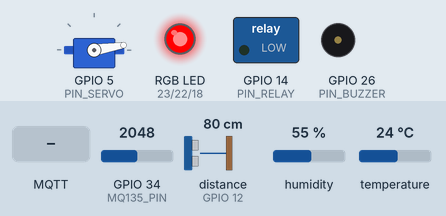
Recording of a sketch running on a simulated ESP32. Shown: servo, switched loads named in the sketch (green lamp = pin HIGH), an RGB LED mixed from three pins (HIGH = lit), buzzer (waves = sounding, pin HIGH). Wiring (inferred from the names in the program): ultrasonic range finder: trigger GPIO 13; echo GPIO 12. The inputs (shaded band) are chosen by the test bench; at power-on: GPIO 34 (MQ135_PIN) = 2048, humidity 55 %, distance to the obstacle (sensor on GPIO 12) 80 cm, temperature 24 °C. The echo pulse lasts 58.3 µs per cm; WiFi joins after 1.5 s; servers stay silent unless stated; no MQTT or app messages arrive unless stated; pins used as bus, display or sensor lines are not drawn.

Above: at 1.8 s.
1.9 s: GPIO 34 (MQ135_PIN) set to 1050
3.6 s: GPIO 34 (MQ135_PIN) set to 969
At 5.2 s:
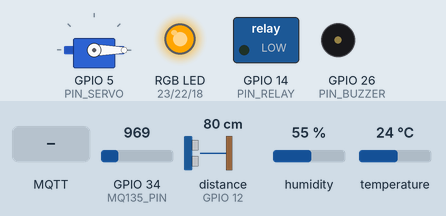
5.7 s: MQTT message "TRUE" arrives on the first subscribed topic
At 7.1 s:
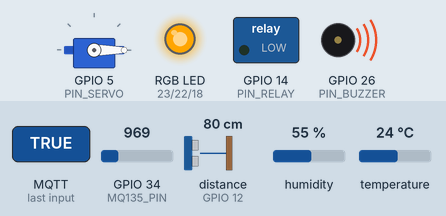
7.7 s: humidity set to 69 %
9.5 s: humidity set to 72 %
At 10.9 s:
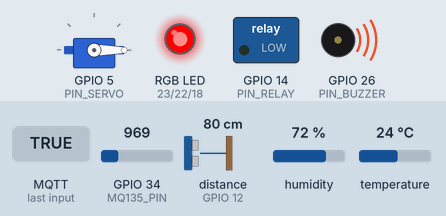
11.9 s: GPIO 34 (MQ135_PIN) set to 636
13.7 s: GPIO 34 (MQ135_PIN) set to 565
At 17.4 s:
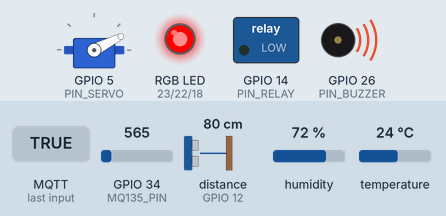
Timing chart, 0 to 22.2 s (numbered marks = the images above; inputs shaded):
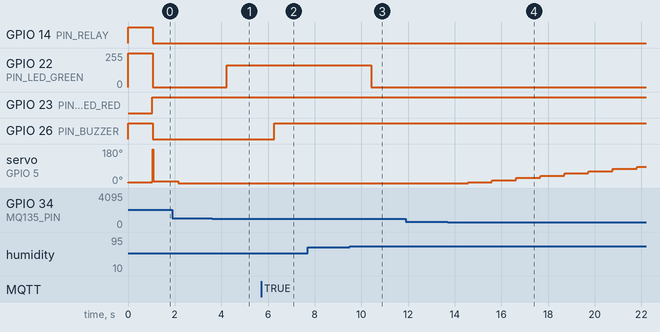

Measured:
- the behaviour switches between 1001 and 1000 on GPIO 34 (MQ135_PIN) (found by bisection; images 0 and 1)
- the behaviour switches between 70 and 71 % on humidity (found by bisection; images 2 and 3)
- the behaviour switches between 601 and 600 on GPIO 34 (MQ135_PIN) (found by bisection; images 3 and 4)
- after the input at 3.6 s, GPIO 22 (PIN_LED_GREEN): 0/255 → 165/255 after 0.63 s
- after the input at 5.7 s, GPIO 26 (PIN_BUZZER): LOW → HIGH after 0.57 s
- after the input at 7.7 s, every drawn part: stays the same
- after the input at 9.5 s, GPIO 22 (PIN_LED_GREEN): 165/255 → 0/255 after 0.92 s
- after the input at 11.9 s, every drawn part: stays the same
- after the input at 13.7 s, servo on GPIO 5 (PIN_SERVO): moves from 0° to 87° over 7.2 s, starting after 0.88 s

The sketch:

esp32.ino
```cpp
#include "DHTesp.h"
#include <ESP32Servo.h>
#include <esp32_consts.h>

STATE currentState = INIT_STATE;
STATE nextState = INIT_STATE;
SENSOR currentSensor = CO2_SENSOR;
EVENTS_GROUPS currentEventGroup = SENSORS_EVENTS;
long DIST_VALUE = 0;
float TEMP_VALUE = 0;
float HUM_VALUE = 0;
float CO2_VALUE = 0;
STATE DIST_STATE = L_DIST_STATE;
STATE TEMP_STATE = L_TEMP_STATE;
STATE HUM_STATE = L_HUM_STATE;
STATE CO2_STATE = L_CO2_STATE;

STATE state_table_next_state[MAX_EVENTS][MAX_STATES] = {
  { L_STATE, L_STATE, M_STATE, H_STATE, C_STATE },  // INIT_EVENT
  { L_STATE, L_STATE, L_STATE, L_STATE, L_STATE },  // L_EVENT
  { M_STATE, M_STATE, M_STATE, M_STATE, M_STATE },  // M_EVENT
  { H_STATE, H_STATE, H_STATE, H_STATE, H_STATE },  // H_EVENT
  { C_STATE, C_STATE, C_STATE, C_STATE, C_STATE },  // C_EVENT
  { L_STATE, L_STATE, M_STATE, H_STATE, C_STATE },  // CO2_C_EVENT
  { L_STATE, L_STATE, M_STATE, H_STATE, C_STATE },  // CO2_H_EVENT
  { L_STATE, L_STATE, M_STATE, H_STATE, C_STATE },  // CO2_M_EVENT
  { L_STATE, L_STATE, M_STATE, H_STATE, C_STATE },  // CO2_L_EVENT
  { L_STATE, L_STATE, M_STATE, H_STATE, C_STATE },  // DIST_M_EVENT
  { L_STATE, L_STATE, M_STATE, H_STATE, C_STATE },  // DIST_L_EVENT
  { L_STATE, L_STATE, M_STATE, H_STATE, C_STATE },  // MIN_HUM_C_EVENT
  { L_STATE, L_STATE, M_STATE, H_STATE, C_STATE },  // MAX_HUM_C_EVENT
  { L_STATE, L_STATE, M_STATE, H_STATE, C_STATE },  // MIN_HUM_H_EVENT
  { L_STATE, L_STATE, M_STATE, H_STATE, C_STATE },  // MAX_HUM_H_EVENT
  { L_STATE, L_STATE, M_STATE, H_STATE, C_STATE },  // MIN_HUM_M_EVENT
  { L_STATE, L_STATE, M_STATE, H_STATE, C_STATE },  // MAX_HUM_M_EVENT
  { L_STATE, L_STATE, M_STATE, H_STATE, C_STATE },  // MAX_HUM_L_EVENT
  { L_STATE, L_STATE, M_STATE, H_STATE, C_STATE },  // TEMP_C_EVENT
  { L_STATE, L_STATE, M_STATE, H_STATE, C_STATE },  // TEMP_H_EVENT
  { L_STATE, L_STATE, M_STATE, H_STATE, C_STATE },  // TEMP_M_EVENT
  { L_STATE, L_STATE, M_STATE, H_STATE, C_STATE },  // TEMP_L_EVENT
  { L_STATE, L_STATE, M_STATE, H_STATE, C_STATE },  // NONE_EVENT
  // INIT_STATE, L_STATE, M_STATE, H_STATE, C_STATE
};

typedef void (*transition)();
void low() {
  setColorLedGreen();
  turnOffBuzzer();
  turnOffRelay();
  ntfyState();
}
void mid() {
  setColorLedYellow();
  turnOffBuzzer();
  turnOffRelay();
  ntfyState();
}
void high() {
  setColorLedOrange();
  turnOnBuzzer();
  turnOnRelay();
  ntfyState();
}
void crit() {
  setColorLedRed();
  turnOnBuzzer();
  turnOnRelay();
  ntfyState();
}
void doorOpen() {
  turnOnBuzzer();
  ntfySensor();
}
void doorClosed() {
  turnOffBuzzer();
  ntfySensor();
}
void openWindow() {
  turnServoOn();
  ntfySensor();
}
void closeWindow() {
  turnServoOff();
  ntfySensor();
}

void none() {}

transition state_table_actions[MAX_EVENTS][MAX_STATES] = {
  { low, none, none, none, none },                                      // INIT_EVENT
  { low, none, low, low, low },                                         // L_EVENT
  { mid, mid, none, mid, mid },                                         // M_EVENT
  { high, high, high, none, high },                                     // H_EVENT
  { crit, crit, crit, crit, none },                                     // C_EVENT
  { openWindow, openWindow, openWindow, openWindow, openWindow },       // CO2_C_EVENT
  { openWindow, openWindow, openWindow, openWindow, openWindow },       // CO2_H_EVENT
  { closeWindow, closeWindow, closeWindow, closeWindow, closeWindow },  // CO2_M_EVENT
  { closeWindow, closeWindow, closeWindow, closeWindow, closeWindow },  // CO2_L_EVENT
  { doorOpen, doorOpen, doorOpen, doorOpen, doorOpen },                 // DIST_M_EVENT
  { doorClosed, doorClosed, doorClosed, doorClosed, doorClosed },       // DIST_L_EVENT
  { ntfySensor, ntfySensor, ntfySensor, ntfySensor, ntfySensor },       // MIN_HUM_C_EVENT
  { ntfySensor, ntfySensor, ntfySensor, ntfySensor, ntfySensor },       // MAX_HUM_C_EVENT
  { ntfySensor, ntfySensor, ntfySensor, ntfySensor, ntfySensor },       // MIN_HUM_H_EVENT
  { ntfySensor, ntfySensor, ntfySensor, ntfySensor, ntfySensor },       // MAX_HUM_H_EVENT
  { ntfySensor, ntfySensor, ntfySensor, ntfySensor, ntfySensor },       // MIN_HUM_M_EVENT
  { ntfySensor, ntfySensor, ntfySensor, ntfySensor, ntfySensor },       // MAX_HUM_M_EVENT
  { ntfySensor, ntfySensor, ntfySensor, ntfySensor, ntfySensor },       // MAX_HUM_L_EVENT
  { ntfySensor, ntfySensor, ntfySensor, ntfySensor, ntfySensor },       // TEMP_C_EVENT
  { ntfySensor, ntfySensor, ntfySensor, ntfySensor, ntfySensor },       // TEMP_H_EVENT
  { ntfySensor, ntfySensor, ntfySensor, ntfySensor, ntfySensor },       // TEMP_M_EVENT
  { ntfySensor, ntfySensor, ntfySensor, ntfySensor, ntfySensor },       // TEMP_L_EVENT
  { none, none, none, none, none },                                     // NONE_EVENT
  // INIT_STATE, L_STATE, M_STATE, H_STATE, C_STATE
};

String getStateName(int state) {
  switch (state) {
    case INIT_STATE:
      return "inicial";
    case L_STATE:
      return "low";
    case M_STATE:
      return "medium";
    case H_STATE:
      return "high";
    case C_STATE:
      return "critical";
  }
}
void ntfyState() {
  const String message = "E_EVT: ha ocurrido un cambio de estado del estado: " + getStateName(currentState) + " al estado: " + getStateName(nextState);
  sendEventsMqtt(getStateName(nextState), STATE_KEY, message);
}
void ntfySensor() {
  switch (currentSensor) {
    case CO2_SENSOR:
      {
        float co2 = CO2_VALUE * CO2_HIGH_PORCENT / CO2_HIGH;
        const String message = "S_EVT: el CO2 en el ambiente ha cambiado a " + String(co2) + "%";
        sendEventsMqtt(String(co2), CO2_KEY, message);
        break;
      }
    case DIST_SENSOR:
      {
        bool open = DIST_STATE == M_DIST_STATE;
        const String message = String("S_EVT: la puerta ha sido ") + (open ? "abierta" : "cerrada");
        sendEventsMqtt(String(open), OPEN_DOOR_KEY, message);
        break;
      }
    case HUM_SENSOR:
      {
        const String message = "S_EVT: la humedad en el ambiente ha cambiado a " + String(HUM_VALUE) + "%";
        sendEventsMqtt(String(HUM_VALUE), HUM_KEY, message);
        break;
      }
    case TEMP_SENSOR:
      {
        const String message = "S_EVT: la temperatura en el ambiente ha cambiado a " + String(TEMP_VALUE) + "°c";
        sendEventsMqtt(String(TEMP_VALUE), TEMP_KEY, message);
        break;
      }
  }
}
void readSensors() {
  currentSensor++;
  currentSensor = currentSensor % SENSORS_COUNT;
  TempAndHumidity dataDTH;
  long readedValue = 0;
  switch (currentSensor) {
    case CO2_SENSOR:
      CO2_VALUE = readC02Data();
      break;
    case DIST_SENSOR:
      readedValue = readUltrasonicDistance();
      if (readedValue < DIST_ERROR) DIST_VALUE = readedValue;
      break;
    case HUM_SENSOR:
      dataDTH = readDHT();
      HUM_VALUE = dataDTH.humidity;
      break;
    case TEMP_SENSOR:
      dataDTH = readDHT();
      TEMP_VALUE = dataDTH.temperature;
      break;
  }
}

EVENT getSensorsEvent() {
  switch (currentSensor) {
    case CO2_SENSOR:
      if (CO2_VALUE > CO2_HIGH && CO2_STATE != C_CO2_STATE) {
        CO2_STATE = C_CO2_STATE;
        return CO2_C_EVENT;
      }
      if ((CO2_VALUE > CO2_MID && CO2_VALUE <= CO2_HIGH) && CO2_STATE != H_CO2_STATE) {
        CO2_STATE = H_CO2_STATE;
        return CO2_H_EVENT;
      }
      if ((CO2_VALUE > CO2_LOW && CO2_VALUE <= CO2_MID) && CO2_STATE != M_CO2_STATE) {
        CO2_STATE = M_CO2_STATE;
        return CO2_M_EVENT;
      }
      if (CO2_VALUE <= CO2_LOW && CO2_STATE != L_CO2_STATE) {
        CO2_STATE = L_CO2_STATE;
        return CO2_L_EVENT;
      }
      break;

    case DIST_SENSOR:
      if (DIST_VALUE > DIST_LOW && DIST_STATE != M_DIST_STATE) {
        DIST_STATE = M_DIST_STATE;
        return DIST_M_EVENT;
      }
      if (DIST_VALUE <= DIST_LOW && DIST_STATE != L_DIST_STATE) {
        DIST_STATE = L_DIST_STATE;
        return DIST_L_EVENT;
      }
      break;

    case HUM_SENSOR:
      if (HUM_VALUE > MAX_HUM_HIGH && HUM_STATE != C_HUM_STATE) {
        HUM_STATE = C_HUM_STATE;
        return MAX_HUM_C_EVENT;
      }
      if ((HUM_VALUE > MAX_HUM_MID && HUM_VALUE <= MAX_HUM_HIGH) && HUM_STATE != H_HUM_STATE) {
        HUM_STATE = H_HUM_STATE;
        return MAX_HUM_H_EVENT;
      }
      if ((HUM_VALUE > MAX_HUM_LOW && HUM_VALUE <= MAX_HUM_MID) && HUM_STATE != M_HUM_STATE) {
        HUM_STATE = M_HUM_STATE;
        return MAX_HUM_M_EVENT;
      }
      if (HUM_VALUE < MIN_HUM_HIGH && HUM_STATE != C_HUM_STATE) {
        HUM_STATE = C_HUM_STATE;
        return MIN_HUM_C_EVENT;
      }
      if ((HUM_VALUE >= MIN_HUM_HIGH && HUM_VALUE < MIN_HUM_MID) && HUM_STATE != H_HUM_STATE) {
        HUM_STATE = H_HUM_STATE;
        return MIN_HUM_H_EVENT;
      }
      if ((HUM_VALUE >= MIN_HUM_MID && HUM_VALUE < MIN_HUM_LOW) && HUM_STATE != M_HUM_STATE) {
        HUM_STATE = M_HUM_STATE;
        return MIN_HUM_M_EVENT;
      }
      if ((HUM_VALUE >= MIN_HUM_LOW && HUM_VALUE <= MAX_HUM_LOW) && HUM_STATE != L_HUM_STATE) {
        HUM_STATE = L_HUM_STATE;
        return MAX_HUM_L_EVENT;
      }
      break;

    case TEMP_SENSOR:
      if (TEMP_VALUE > TEMP_HIGH && TEMP_STATE != C_TEMP_STATE) {
        TEMP_STATE = C_TEMP_STATE;
        return TEMP_C_EVENT;
      }
      if ((TEMP_VALUE > TEMP_MID && TEMP_VALUE <= TEMP_HIGH) && TEMP_STATE != H_TEMP_STATE) {
        TEMP_STATE = H_TEMP_STATE;
        return TEMP_H_EVENT;
      }
      if ((TEMP_VALUE > TEMP_LOW && TEMP_VALUE <= TEMP_MID) && TEMP_STATE != M_TEMP_STATE) {
        TEMP_STATE = M_TEMP_STATE;
        return TEMP_M_EVENT;
      }
      if (TEMP_VALUE <= TEMP_LOW && TEMP_STATE != L_TEMP_STATE) {
        TEMP_STATE = L_TEMP_STATE;
        return TEMP_L_EVENT;
      }
      break;
  }
  return NONE_EVENT;
}

EVENT getEmbedEvent() {
  if ((TEMP_STATE == C_TEMP_STATE) || (CO2_STATE == C_CO2_STATE) || (HUM_STATE == C_HUM_STATE))
    return C_EVENT;
  if ((TEMP_STATE == H_TEMP_STATE) || (CO2_STATE == H_CO2_STATE) || (HUM_STATE == H_HUM_STATE))
    return H_EVENT;
  if ((TEMP_STATE == M_TEMP_STATE) || (CO2_STATE == M_CO2_STATE) || (HUM_STATE == M_HUM_STATE) || (DIST_STATE == M_DIST_STATE))
    return M_EVENT;
  return L_EVENT;
}

EVENT getEvent() {
  currentEventGroup++;
  currentEventGroup = currentEventGroup % EVENTS_GROUPS_COUNT;
  switch (currentEventGroup) {
    case SENSORS_EVENTS:
      readSensors();
      return getSensorsEvent();
    case EMBED_EVENTS:
      return getEmbedEvent();
    case NOTIFY_STATUS_EVENT:
      sendValuesMqtt(String(CO2_VALUE), String(DIST_VALUE), String(HUM_VALUE), String(TEMP_VALUE), String(nextState));
      sendEventsActuatorsMqtt(BUZZER_KEY, String(isBuzzerOn()));
      sendEventsActuatorsMqtt(RELAY_KEY, String(isRelayOn()));
      return NONE_EVENT;
  }
}

void setup() {
  Serial.begin(BEGIN_SERIAL_PORT);
  initSensors();
  initActuators();
  initConnections();
}

void loop() {
  loopConnections();
  loopActuators();

  EVENT event = getEvent();
  nextState = state_table_next_state[event][currentState];
  transition action = state_table_actions[event][currentState];
  action();
  currentState = nextState;
}
```

actuators.ino
```cpp
#include <actuators_consts.h>

Servo servo;
bool servoOn = false;
int servoPos = 0;
void turnServoOn() {
  servoOn = true;
  servo.writeMicroseconds(ONE_HUNDRED_EIGHTY_DEG_VALUE);
}
void turnServoOff() {
  servoOn = false;
  servo.writeMicroseconds(CERO_DEG_VALUE);
}
void setServoPos() {
  if (servoPos > CERO_DEG && servoOn) servoPos--;
  if (servoPos < ONE_HUNDRED_EIGHTY_DEG && !servoOn) servoPos++;
}

bool buzzerOn = false;
void turnOnBuzzer() {
  buzzerOn = true;
}
void turnOffBuzzer() {
  buzzerOn = false;
}
bool isBuzzerOn() {
  return !getMuteBuzzer() && buzzerOn;
}

bool relayOn = false;
void turnOnRelay() {
  relayOn = true;
}
void turnOffRelay() {
  relayOn = false;
}
bool isRelayOn() {
  return !getMuteRelay() && relayOn;
}

void setColorLed(int red, int green, int blue) {
  analogWrite(PIN_LED_RED, red);
  analogWrite(PIN_LED_GREEN, green);
  analogWrite(PIN_LED_BLUE, blue);
}
void setColorLedRed() {
  setColorLed(RED_RED_COLOR_VALUE, RED_GREEN_COLOR_VALUE, RED_BLUE_COLOR_VALUE);
}
void setColorLedOrange() {
  setColorLed(ORANGE_RED_COLOR_VALUE, ORANGE_GREEN_COLOR_VALUE, ORANGE_BLUE_COLOR_VALUE);
}
void setColorLedYellow() {
  setColorLed(YELLOW_RED_COLOR_VALUE, YELLOW_GREEN_COLOR_VALUE, YELLOW_BLUE_COLOR_VALUE);
}
void setColorLedGreen() {
  setColorLed(GREEN_RED_COLOR_VALUE, GREEN_GREEN_COLOR_VALUE, GREEN_BLUE_COLOR_VALUE);
}

void initActuators() {
  pinMode(PIN_BUZZER, OUTPUT);
  pinMode(PIN_LED_RED, OUTPUT);
  pinMode(PIN_LED_BLUE, OUTPUT);
  pinMode(PIN_LED_GREEN, OUTPUT);
  pinMode(PIN_RELAY, OUTPUT);

  servo.setPeriodHertz(STANDARD_PERIOD_HERTZ);
  servo.attach(PIN_SERVO, CERO_DEG_VALUE, ONE_HUNDRED_EIGHTY_DEG_VALUE);
}

void loopActuators() {
  bool mustOnBuzzer = isBuzzerOn();
  bool mustOnRelay = isRelayOn();
  digitalWrite(PIN_BUZZER, mustOnBuzzer ? LOW : HIGH);
  digitalWrite(PIN_RELAY, mustOnRelay ? LOW : HIGH);
  setServoPos();
  servo.write(servoPos);
}
```

actuators_consts.h
```cpp
#define PIN_BUZZER 26
#define PIN_LED_RED 23
#define PIN_LED_BLUE 18
#define PIN_LED_GREEN 22
#define PIN_RELAY 14
#define PIN_SERVO 5

#define CERO_DEG_VALUE 1000
#define ONE_HUNDRED_EIGHTY_DEG_VALUE 2000
#define STANDARD_PERIOD_HERTZ 50

#define ONE_HUNDRED_EIGHTY_DEG 180
#define CERO_DEG 0

#define RED_RED_COLOR_VALUE 255
#define RED_GREEN_COLOR_VALUE 0
#define RED_BLUE_COLOR_VALUE 0

#define ORANGE_RED_COLOR_VALUE 255
#define ORANGE_GREEN_COLOR_VALUE 165
#define ORANGE_BLUE_COLOR_VALUE 0

#define YELLOW_RED_COLOR_VALUE 255
#define YELLOW_GREEN_COLOR_VALUE 255
#define YELLOW_BLUE_COLOR_VALUE 0

#define GREEN_RED_COLOR_VALUE 0
#define GREEN_GREEN_COLOR_VALUE 255
#define GREEN_BLUE_COLOR_VALUE 0
```

connections.ino
```cpp
#include <WiFi.h>
#include <WiFiClientSecure.h>
#include <PubSubClient.h>
#include <connections_consts.h>

WiFiClientSecure wifiClient;
PubSubClient mqttClient(wifiClient);


bool MUTE_BUZZER = false;
bool MUTE_RELAY = false;
void mqttCallback(char* topic, byte* payload, unsigned int length) {
  String message;
  for (unsigned int i = 0; i < length; i++) {
    message += (char)payload[i];
  }
  if (strcmp(topic, MQTT_TOPIC_MUTE_BUZZER) == 0) {
    MUTE_BUZZER = (strcmp(message.c_str(), "TRUE") == 0);
  }
  if (strcmp(topic, MQTT_TOPIC_MUTE_RELAY) == 0) {
    MUTE_RELAY = (strcmp(message.c_str(), "TRUE") == 0);
  }
}
bool getMuteBuzzer() {
  return MUTE_BUZZER;
}
bool getMuteRelay() {
  return MUTE_RELAY;
}

void sendValuesMqtt(String CO2_VALUE, String DIST_VALUE, String HUM_VALUE, String TEMP_VALUE, String nextState) {
  String message =
    String(CO2_KEY) + "=" + CO2_VALUE + "|" + String(DIST_KEY) + "=" + DIST_VALUE + "|" + String(HUM_KEY) + "=" + HUM_VALUE + "|" + String(TEMP_KEY) + "=" + TEMP_VALUE + "|" + String(STATE_KEY) + "=" + nextState;
  mqttClient.publish(MQTT_TOPIC_SEND_VALUES, message.c_str());
}
void sendEventsMqtt(String values, String sensor, String message) {
  String msg = sensor + "=" + values + "=" + message;
  mqttClient.publish(MQTT_TOPIC_SEND_EVENTS, msg.c_str());
}
void sendEventsActuatorsMqtt(String actuator, String value) {
  if (strcmp(actuator.c_str(), BUZZER_KEY) == 0) {
    mqttClient.publish(MQTT_TOPIC_SEND_BUZZER_STATUS, value.c_str());
  }
  if (strcmp(actuator.c_str(), RELAY_KEY) == 0) {
    mqttClient.publish(MQTT_TOPIC_SEND_RELAY_STATUS, value.c_str());
  }
}
bool checkWifiConnection() {
  if (WiFi.isConnected()) return true;
  bool success = WiFi.reconnect();
  if (!success) {
    return false;
  }
  return false;
}

void checkMqttConnection() {
  if (mqttClient.connected()) return;
  bool success = mqttClient.connect("esp32_sensors_esn332prls", MQTT_USER, MQTT_PASSWORD);
  if (!success) {
    return;
  }
  mqttClient.subscribe(MQTT_TOPIC_MUTE_BUZZER);
  mqttClient.subscribe(MQTT_TOPIC_MUTE_RELAY);
}

void initConnections() {
  WiFi.begin(WIFI_SSID, WIFI_PASS);
  wifiClient.setCACert(ca_cert);
  mqttClient.setServer(MQTT_SERVER, MQTT_PORT);
  mqttClient.setCallback(mqttCallback);
}

void loopConnections() {
  bool successWifi = checkWifiConnection();
  if (successWifi) checkMqttConnection();
  mqttClient.loop();
}
```

connections_consts.h
```cpp
const char* ca_cert =
  "-----BEGIN CERTIFICATE-----\n"
  "MIIDrzCCApegAwIBAgIQCDvgVpBCRrGhdWrJWZHHSjANBgkqhkiG9w0BAQUFADBh\n"
  "MQswCQYDVQQGEwJVUzEVMBMGA1UEChMMRGlnaUNlcnQgSW5jMRkwFwYDVQQLExB3\n"
  "d3cuZGlnaWNlcnQuY29tMSAwHgYDVQQDExdEaWdpQ2VydCBHbG9iYWwgUm9vdCBD\n"
  "QTAeFw0wNjExMTAwMDAwMDBaFw0zMTExMTAwMDAwMDBaMGExCzAJBgNVBAYTAlVT\n"
  "MRUwEwYDVQQKEwxEaWdpQ2VydCBJbmMxGTAXBgNVBAsTEHd3dy5kaWdpY2VydC5j\n"
  "b20xIDAeBgNVBAMTF0RpZ2lDZXJ0IEdsb2JhbCBSb290IENBMIIBIjANBgkqhkiG\n"
  "9w0BAQEFAAOCAQ8AMIIBCgKCAQEA4jvhEXLeqKTTo1eqUKKPC3eQyaKl7hLOllsB\n"
  "CSDMAZOnTjC3U/dDxGkAV53ijSLdhwZAAIEJzs4bg7/fzTtxRuLWZscFs3YnFo97\n"
  "nh6Vfe63SKMI2tavegw5BmV/Sl0fvBf4q77uKNd0f3p4mVmFaG5cIzJLv07A6Fpt\n"
  "43C/dxC//AH2hdmoRBBYMql1GNXRor5H4idq9Joz+EkIYIvUX7Q6hL+hqkpMfT7P\n"
  "T19sdl6gSzeRntwi5m3OFBqOasv+zbMUZBfHWymeMr/y7vrTC0LUq7dBMtoM1O/4\n"
  "gdW7jVg/tRvoSSiicNoxBN33shbyTApOB6jtSj1etX+jkMOvJwIDAQABo2MwYTAO\n"
  "BgNVHQ8BAf8EBAMCAYYwDwYDVR0TAQH/BAUwAwEB/zAdBgNVHQ4EFgQUA95QNVbR\n"
  "TLtm8KPiGxvDl7I90VUwHwYDVR0jBBgwFoAUA95QNVbRTLtm8KPiGxvDl7I90VUw\n"
  "DQYJKoZIhvcNAQEFBQADggEBAMucN6pIExIK+t1EnE9SsPTfrgT1eXkIoyQY/Esr\n"
  "hMAtudXH/vTBH1jLuG2cenTnmCmrEbXjcKChzUyImZOMkXDiqw8cvpOp/2PV5Adg\n"
  "06O/nVsJ8dWO41P0jmP6P6fbtGbfYmbW0W5BjfIttep3Sp+dWOIrWcBAI+0tKIJF\n"
  "PnlUkiaY4IBIqDfv8NZ5YBberOgOzW6sRBc4L0na4UU+Krk2U886UAb3LujEV0ls\n"
  "YSEY1QSteDwsOoBrp+uvFRTp2InBuThs4pFsiv9kuXclVzDAGySj4dzp30d8tbQk\n"
  "CAUw7C29C79Fv1C5qfPrmAESrciIxpg0X40KPMbp1ZWVbd4="
  "-----END CERTIFICATE-----\n";
#define MQTT_USER "emqx"
#define MQTT_PASSWORD "public"
#define MQTT_PORT 8883
#define MQTT_SERVER "broker.emqx.io"
#define MQTT_TOPIC_SEND_EVENTS "/abscgwrrrt22/sensors/events"
#define MQTT_TOPIC_SEND_VALUES "/abscgwrrrt22/sensors/values"
#define MQTT_TOPIC_MUTE_BUZZER "/abscgwrrrt22/actuators/mute/buzzer"
#define MQTT_TOPIC_MUTE_RELAY "/abscgwrrrt22/actuators/mute/relay"
#define MQTT_TOPIC_SEND_BUZZER_STATUS "/abscgwrrrt22/actuators/status/buzzer"
#define MQTT_TOPIC_SEND_RELAY_STATUS "/abscgwrrrt22/actuators/status/relay"

#define WIFI_SSID "TeleCentro-efcb"
#define WIFI_PASS "AZNGDMWQW5UZ"
```

sensors_consts.h
```cpp
#define PIN_TRIGGER_ULTRASONIDO 13
#define PIN_ECHO_ULTRASONIDO 12
#define PIN_DHT 32
#define MQ135_PIN 34
#define SPEED_SOUND_CONVERTION 0.017
```

Source omitted: esp32_consts.h (2484 bytes), sensors.ino (689 bytes)
